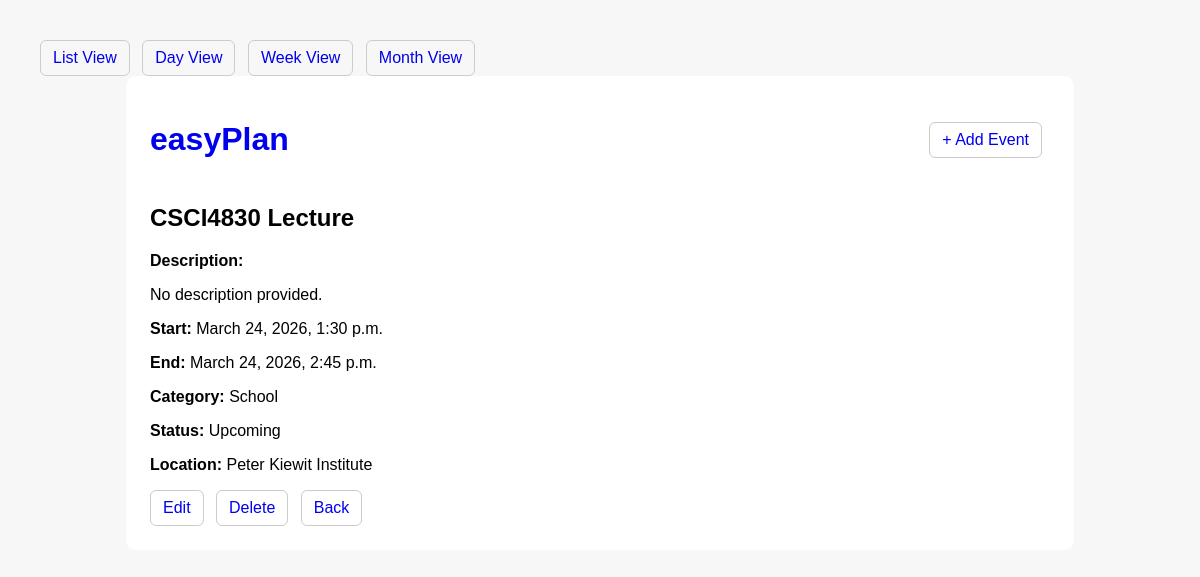
The app's page /event/3/ with its own data.
### events/models.py (models this page shows, shortened)
class Event(models.Model):
    CATEGORY_CHOICES = [
        ("school", "School"),
        ("work", "Work"),
        ("personal", "Personal"),
    ]
    title = models.CharField(max_length=200)
    description = models.TextField(blank=True)
    start_datetime = models.DateTimeField()
    end_datetime = models.DateTimeField()
    location = models.CharField(max_length=200, blank=True)
    category = models.CharField(max_length=20, choices=CATEGORY_CHOICES, default="personal")
    is_cancelled = models.BooleanField(default=False, verbose_name="Cancel Event")
    created_at = models.DateTimeField(auto_now_add=True)
    updated_at = models.DateTimeField(auto_now=True)
    class Meta:
        ordering = ["start_datetime"]
    @property
    def status(self):
        now = timezone.now()
        if self.is_cancelled:
            return "Cancelled"
        if now < self.start_datetime:
            return "Upcoming"
        if self.start_datetime <= now <= self.end_datetime:
            return "In Progress"
        return "Completed"

### events/views.py (the view)
# urls.py: path("event/<int:pk>/", EventDetailView.as_view(), name="event_detail"),
class EventDetailView(DetailView):
    model = Event
    template_name = "events/event_detail.html"
    context_object_name = "event"

### events/context_processors.py (called while the page is built)
def today_date(request):
    return {
        "today": timezone.localdate()
    }

### events/templates/events/event_detail.html
{% extends "events/base.html" %}
{% block content %}
    <h2>{{ event.title }}</h2>
    <p><strong>Description:</strong></p>
    <p>{{ event.description|default:"No description provided." }}</p>
    <p><strong>Start:</strong> {{ event.start_datetime }}</p>
    <p><strong>End:</strong> {{ event.end_datetime }}</p>
    <p><strong>Category:</strong> {{ event.get_category_display }}</p>
    <p><strong>Status:</strong> {{ event.status }}</p>
    <p><strong>Location:</strong> {{ event.location|default:"N/A" }}</p>
    <a class="btn" href="{% url 'event_edit' event.pk %}">Edit</a>
    <a class="btn" href="{% url 'event_delete' event.pk %}">Delete</a>
    <a class="btn" href="{% url 'event_list' %}">Back</a>
{% endblock %}

### events/templates/events/base.html (style rules this page uses)
body { font-family: Arial, sans-serif; margin: 40px; background: #f7f7f7; }
a { text-decoration: none; }
.btn { display: inline-block; padding: 8px 12px; border: 1px solid #ccc; border-radius: 6px; margin-right: 8px; }

### records on screen
Event: title "CSCI4830 Lecture", description "No description provided.", start_datetime "March 24, 2026, 1:30 p.m.", end_datetime "March 24, 2026, 2:45 p.m.", category "School", status "Upcoming", location "Peter Kiewit Institute"
